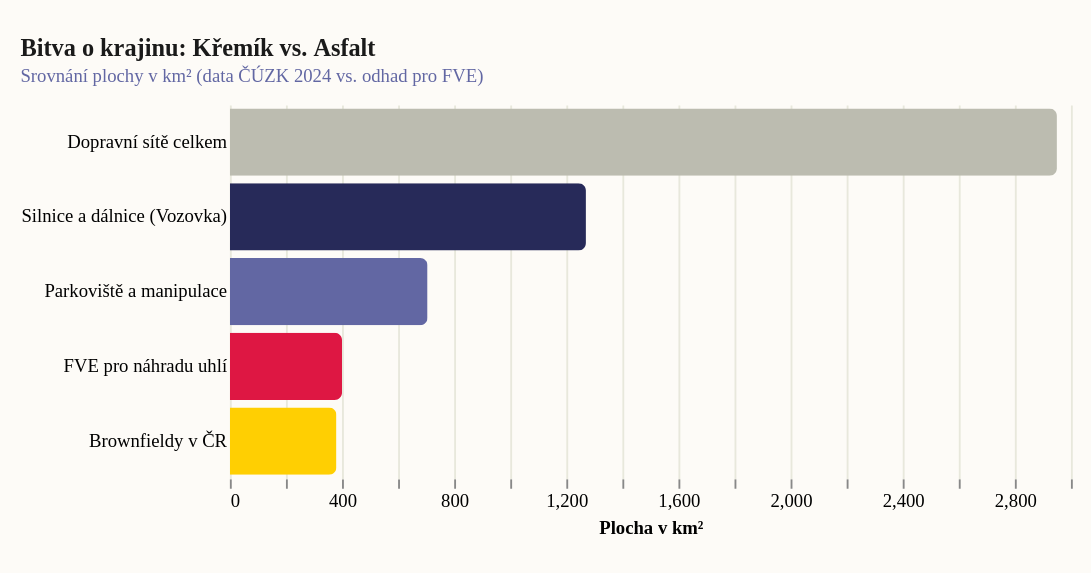

Write a Vega-Lite specification for this figure.
### Vega-Lite specification from a JSON file in a GitHub repository (floating-point values rounded to 4 significant figures)
{"_source": "Zdroj: ČÚZK (2024), ŘSD (Délka vozovek), CzechInvest (Brownfieldy)", "$schema": "https://vega.github.io/schema/vega-lite/v5.json", "description": "Srovnání plochy v ČR: Doprava vs. Energetika", "width": 450, "height": 200, "padding": {"top": 20, "left": 10, "right": 10, "bottom": 20}, "autosize": {"type": "pad", "resize": true}, "background": "#fdfbf7", "title": {"text": "Bitva o krajinu: Křemík vs. Asfalt", "subtitle": "Srovnání plochy v km² (data ČÚZK 2024 vs. odhad pro FVE)", "font": "Roboto Slab", "fontSize": 13, "fontWeight": "bold", "anchor": "start", "color": "#1a1a1a", "subtitleFont": "Work Sans", "subtitleFontSize": 10, "subtitleColor": "#6267a3", "offset": 10}, "data": {"values": [{"cat": "Dopravní sítě celkem", "val": 2950, "color": "#bcbcb0"}, {"cat": "Silnice a dálnice (Vozovka)", "val": 1270, "color": "#272a59"}, {"cat": "Parkoviště a manipulace", "val": 705, "color": "#6267a3"}, {"cat": "FVE pro náhradu uhlí", "val": 400, "color": "#de1743"}, {"cat": "Brownfieldy v ČR", "val": 380, "color": "#ffcf02"}]}, "mark": {"type": "bar", "tooltip": true, "cornerRadiusEnd": 4}, "encoding": {"y": {"field": "cat", "type": "nominal", "title": null, "sort": "-x", "axis": {"labelFont": "Work Sans", "labelFontSize": 10, "ticks": false, "domain": false}}, "x": {"field": "val", "type": "quantitative", "title": "Plocha v km²", "axis": {"titleFont": "Work Sans", "titleFontSize": 10, "labelFont": "Work Sans", "labelFontSize": 10, "gridColor": "#e8e8dc", "domain": false}}, "color": {"field": "color", "type": "nominal", "scale": null}}, "config": {"view": {"stroke": "transparent"}}}
